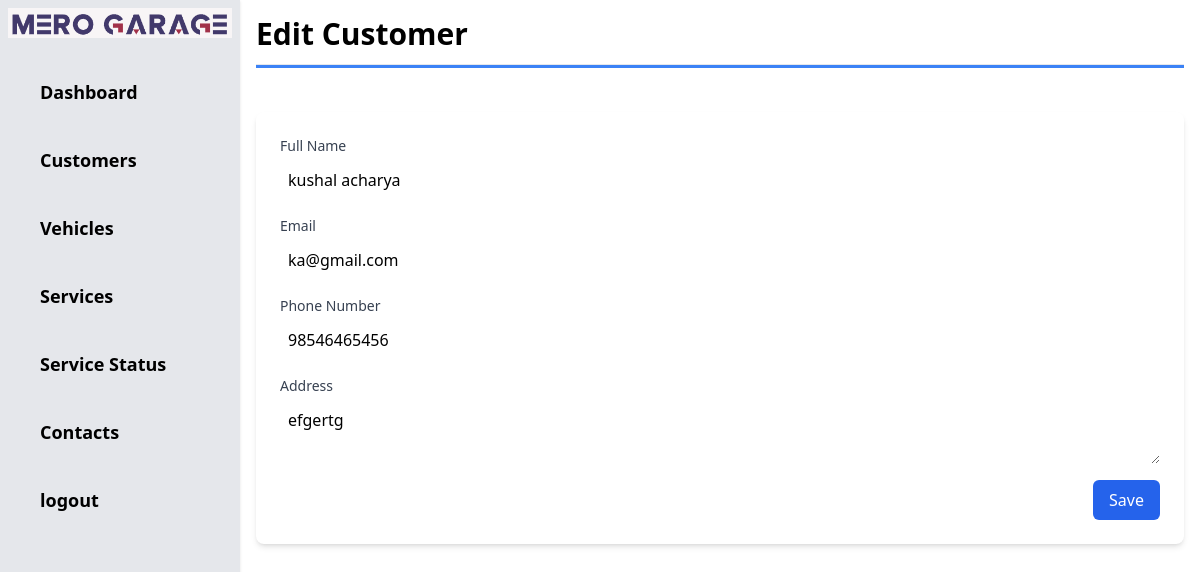
/admin/editcustomer.php?cid=2, run on the app's committed database.
### tables this page shows
CREATE TABLE `customers` (
  `cid` int(11) NOT NULL,
  `cname` varchar(50) NOT NULL,
  `cemail` varchar(50) NOT NULL,
  `cphone` varchar(50) NOT NULL,
  `caddress` text NOT NULL
);

### admin/editcustomer.php (the view, shortened to what this page needs)
<?php include 'header.php'; ?>
<?php
    $cid = $_GET['cid'];
    $qry = "SELECT * FROM customers WHERE cid = '$cid'";
    include '../includes/dbconnection.php';
    $result = mysqli_query($conn, $qry);
    $row = mysqli_fetch_assoc($result);
?>
<h1 class="text-3xl font-bold">Edit Customer</h1>
    <hr class="my-3 h-1 bg-blue-500">
        <div class="container mx-auto py-8">
        <div class="bg-white shadow-md rounded-lg p-6">
            <form action="" method="POST">
                <div class="mb-4">
                    <label for="name" class="block text-sm font-medium text-gray-700">Full Name</label>
                    <input type="text" id="name" name="cname" value="<?php echo $row['cname'];?>"
                        class="mt-1 p-2 block w-full rounded-md border-gray-300 focus:border-purple-400 focus:outline-none focus:ring focus:ring-purple-300">
                </div>
                <div class="mb-4">
                    <label for="email" class="block text-sm font-medium text-gray-700">Email</label>
                    <input type="email" id="email" name="cemail" value="<?php echo $row['cemail'];?>"
                        class="mt-1 p-2 block w-full rounded-md border-gray-300 focus:border-purple-400 focus:outline-none focus:ring focus:ring-purple-300">
                </div>
                <div class="mb-4">
                    <label for="phone" class="block text-sm font-medium text-gray-700">Phone Number</label>
                    <input type="text" id="phone" name="cphone" value="<?php echo $row['cphone'];?>"
                        class="mt-1 p-2 block w-full rounded-md border-gray-300 focus:border-purple-400 focus:outline-none focus:ring focus:ring-purple-300">
                </div>
                <div class="mb-4">
                    <label for="address" class="block text-sm font-medium text-gray-700">Address</label>
                    <textarea id="address" name="caddress"
                        class="mt-1 p-2 block w-full rounded-md border-gray-300 focus:border-purple-400 focus:outline-none focus:ring focus:ring-purple-300"><?php echo $row['caddress'];?></textarea>
                </div>
                <div class="flex justify-end">
                    <button type="submit" name="submit"
                        class="px-4 py-2 bg-blue-600 text-white rounded-md hover:bg-blue-700 focus:outline-none focus:bg-blue-700">Save</button>
                </div>
            </form>
        </div>

### data on the page
customers: cname "kushal acharya", cemail "ka@gmail.com", cphone "98546465456", caddress "efgertg"
